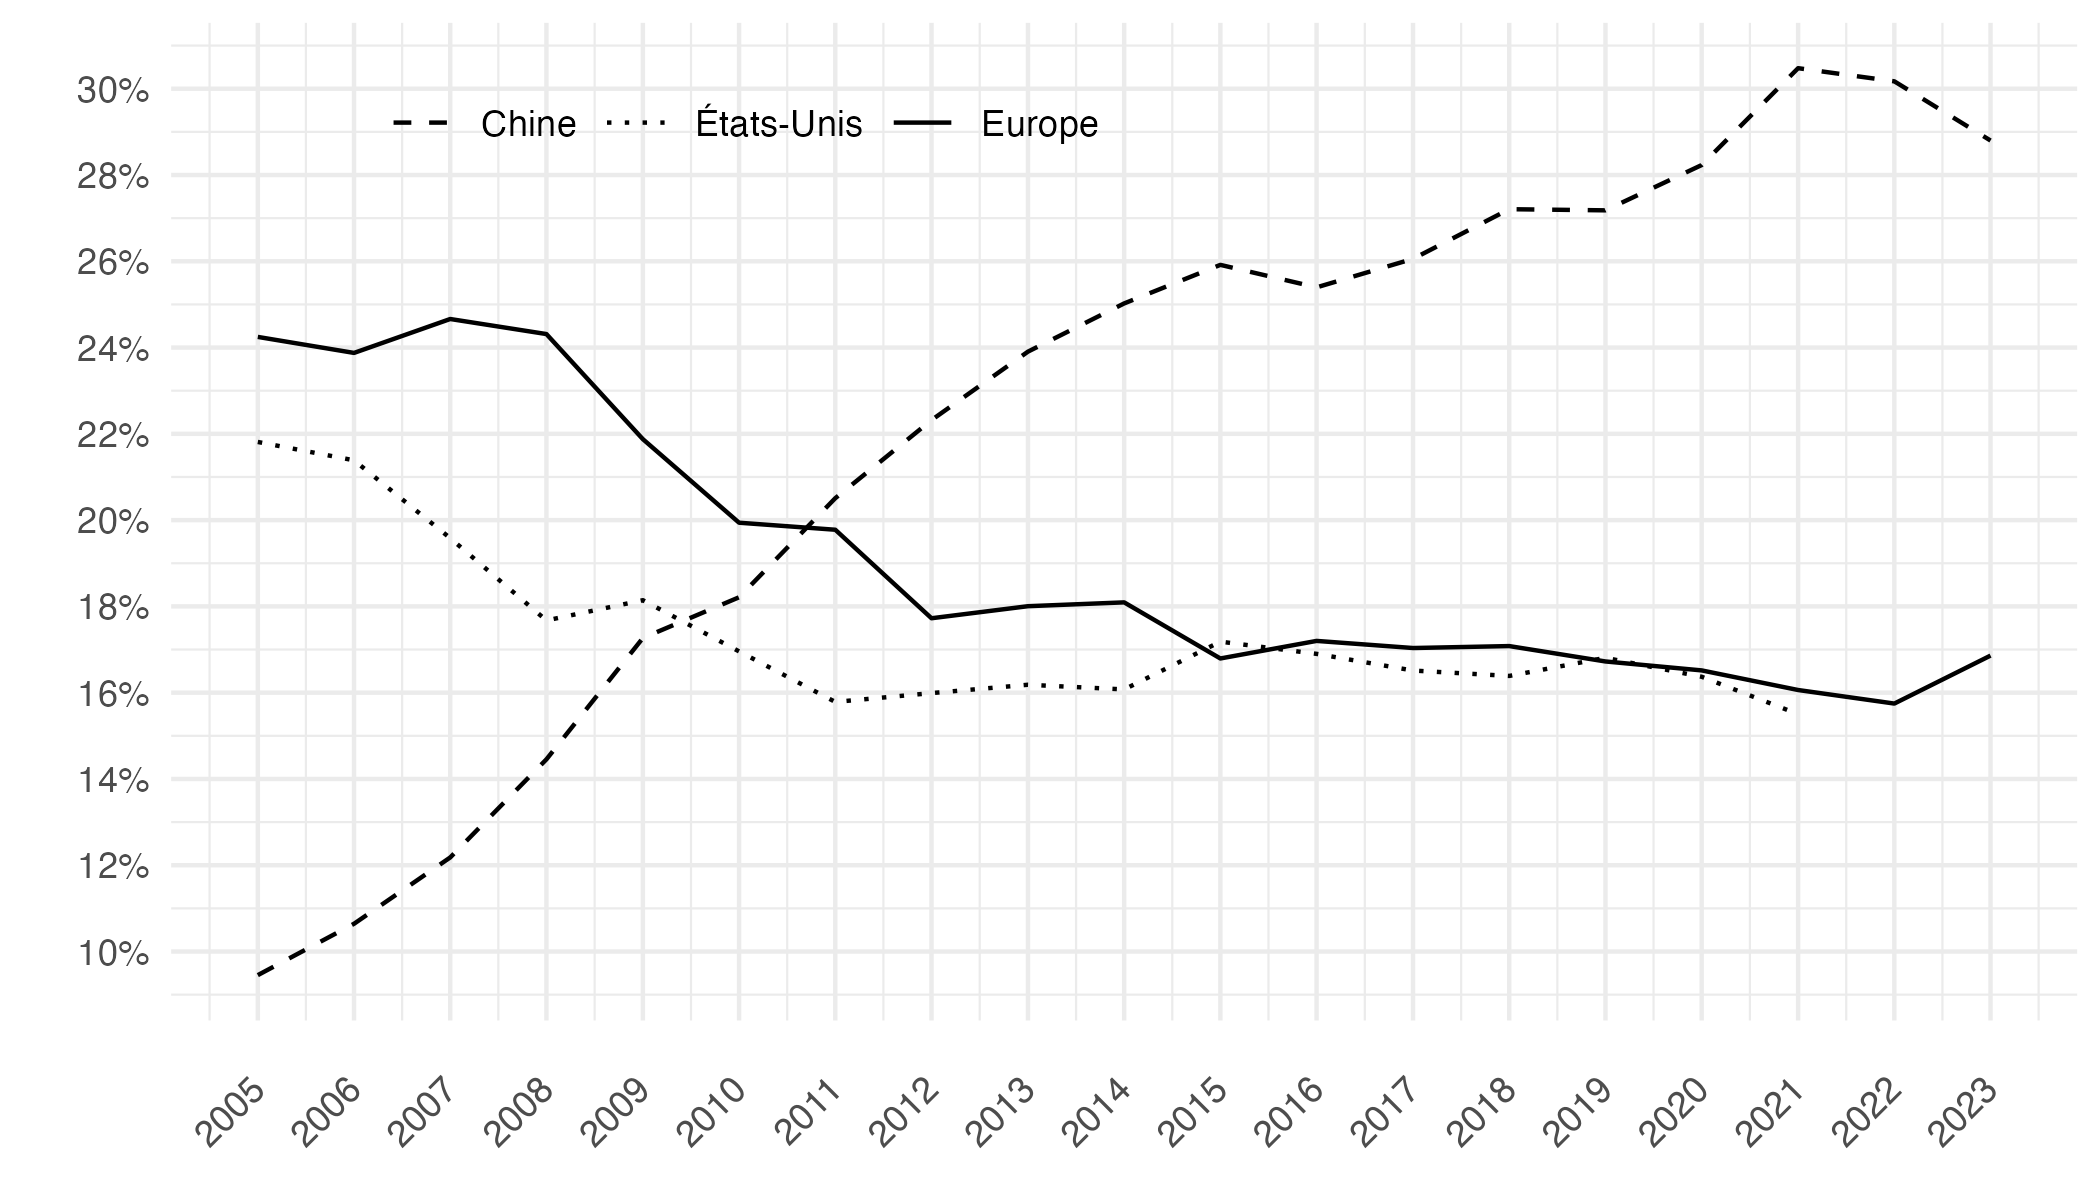

Recreate this plot in R.
rm(list = ls())
library(dplyr)
library(eurostat)
library(ggplot2)

load_data("wdi/NV.IND.MANF.CD.RData")
load_data("wdi/iso2c_long2.RData")
load_data("macro.RData")

graphique3_data <- NV.IND.MANF.CD %>%
  right_join(iso2c, by = "iso2c") %>%
  filter(iso2c %in% c("1W", "US", "CN", "EU")) %>%
  year_to_date %>%
  filter(date >= as.Date("1997-01-01")) %>%
  group_by(date) %>%
  mutate(value = value/value[iso2c == "1W"]) %>%
  filter(!(iso2c == "1W")) %>%
  mutate(Iso2c = case_when(iso2c == "EU" ~ "Europe",
                           iso2c == "CN" ~ "Chine",
                           iso2c == "US" ~ "États-Unis")) %>%
  filter(date >= as.Date("2005-01-01")) %>%
  left_join(colors, by = c("Iso2c" = "country")) %>%
  mutate(color = ifelse(iso2c == "US", color2, color)) %>%
  arrange(date) %>%
  select(date, Iso2c, value)

write_csv2(graphique3_data, file = "graphiques/graphique3.csv")

graphique3 <- graphique3_data %>%
  ggplot(.) + theme_minimal() + 
  # Chine: #FFDC00; USA: #B22234; Europe: #003399
  #scale_color_manual(values = c("#FFDC00", "#B22234", "#003399")) +
  scale_linetype_manual(values = c("dashed", "dotted", "solid")) +
  geom_line(aes(x = date, y = value, linetype = Iso2c)) +
  theme(legend.title = element_blank(),
        legend.position = c(0.3, 0.9),
        axis.text.x = element_text(angle = 45, vjust = 0.5, hjust=1),
        legend.direction = "horizontal") +
  scale_x_date(breaks = seq(1950, 2100, 1) %>% paste0("-01-01") %>% as.Date,
               labels = date_format("%Y")) +
  scale_y_continuous(breaks = 0.01*seq(0, 70, 2),
                     labels = scales::percent_format(accuracy = 1)) + 
  xlab("") + ylab("")


graphique3
save(graphique3, file = "graphiques/graphique3.RData")
ggsave(graphique3, file = "graphiques/graphique3.pdf", bg = "white", width = 7, height = 4)
ggsave(graphique3, file = "graphiques/graphique3.png", bg = "white", width = 7, height = 4)
ggsave(graphique3, file = "graphiques/graphique3.svg", bg = "white", width = 7, height = 4)

